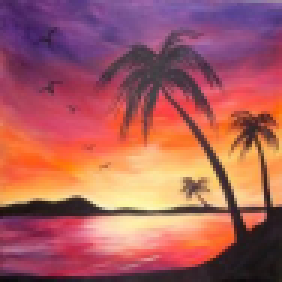
#> input picture imgs/original.jpg, 94 x 94 px (shown 3 times larger)
$ python processing.py
#> lines starting #> are read from the running program, lines starting #| are printed output that depends on the picture
import cv2

import cv2
import numpy as np

#greying and scalling hte shape of the image
def scale(src):
    src = src.tolist()
    for i in range(0, len(src)):
        for j in range(0, len(src[i])):
            src[i][j] = 0.21 * src[i][j][0] + 0.72 * src[i][j][1] + 0.07 * src[i][j][2]
    return np.array(src)

#fold a sigmoid across an array
def sigmoid(array):
    ret = 1/(1 + np.exp(-array))
    return ret

#initiate images
def init_processing():
    # Read the image
    img = cv2.imread('imgs/original.jpg')
#> img is the input picture: shape (94, 94, 3); mean B, G, R 94.6, 93.6, 168.7
    print(img.shape)
#| (94, 94, 3)
    height = img.shape[0]
#> height = 94
    width = img.shape[1]
#> width = 94

    # Cut the image in half
    width_cutoff = width // 2
#> width_cutoff = 47
    left = img[:, :width_cutoff]
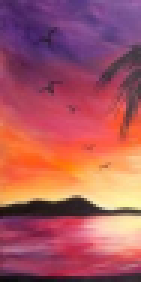
#> left: shape (94, 47, 3) (shown 3 times larger); mean B, G, R 96.3, 87.8, 170.3
    right = img[:, width_cutoff:]
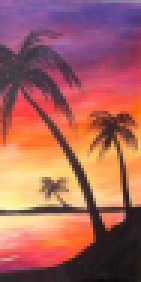
#> right: shape (94, 47, 3) (shown 3 times larger); mean B, G, R 92.9, 99.4, 167.1

    cv2.imwrite("./imgs/left.jpg", left)
    cv2.imwrite("./imgs/right.jpg", right)


    #gray scale
    grayLeft = cv2.cvtColor(left, cv2.COLOR_BGR2GRAY)
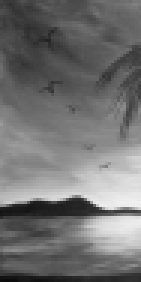
#> grayLeft: shape (94, 47) (shown 3 times larger); min 11, max 239, mean 113.4
    grayRight = cv2.cvtColor(right, cv2.COLOR_BGR2GRAY)
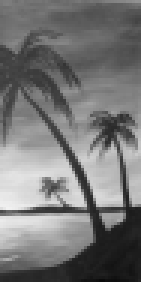
#> grayRight: shape (94, 47) (shown 3 times larger); min 11, max 241, mean 118.9


    cv2.imwrite("./imgs/grayLeft.jpg", grayLeft)
    cv2.imwrite("./imgs/grayRight.jpg", grayRight)


def main():
    init_processing()

if __name__ == "__main__":
    main()

def init_processing():
    # Read the image
    img = cv2.imread('imgs/original.jpg')
    print(img.shape)
#| (94, 94, 3)
    height = img.shape[0]
#> height = 94
    width = img.shape[1]
#> width = 94

    # Cut the image in half
    width_cutoff = width // 2
#> width_cutoff = 47
    left = img[:, :width_cutoff]
    right = img[:, width_cutoff:]

    cv2.imwrite("./imgs/left.jpg", left)
    cv2.imwrite("./imgs/right.jpg", right)


    #gray scale
    grayLeft = cv2.cvtColor(left, cv2.COLOR_BGR2GRAY)
    grayRight = cv2.cvtColor(right, cv2.COLOR_BGR2GRAY)

    cv2.imwrite("./imgs/grayLeft.jpg", grayLeft)
    cv2.imwrite("./imgs/grayRight.jpg", grayRight)


def main():
    init_processing()

if __name__ == "__main__":
    main()
